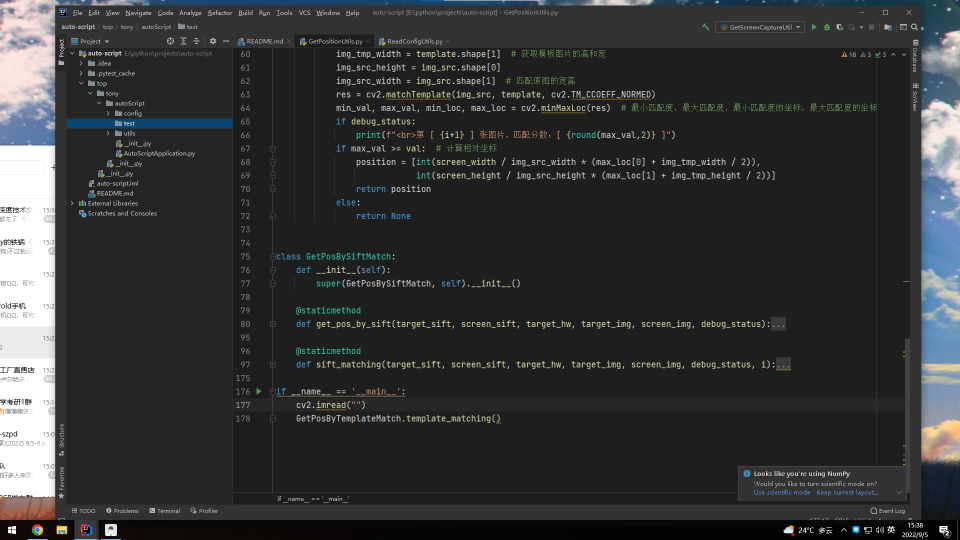
#> input picture image/capture.png, 1920 x 1080 px, found by its file name (shown at 1/2 size)
$ python GetPositionUtils.py
#> lines starting #> are read from the running program, lines starting #| are printed output that depends on the picture
### utils/ImageProcessUtils.py
# -*- coding: utf-8 -*-
# @Link    : https://github.com/aicezam/SmartOnmyoji
# @Version : Python3.7.6
# @MIT License Copyright (c) 2022 ACE

from os.path import abspath, dirname
import cv2


class ImgProcess:
    """图像处理，传入的图片格式必须是cv2的格式"""

    def __init__(self):
        super(ImgProcess, self).__init__()

    # [8 lines left out: function save_img, not called in this run]

    @staticmethod
    def show_img(img):
        """查看内存中cv2格式的图片"""
        if img is None:
            print("<br>未获取到需要显示的图片！")
        else:
            cv2.namedWindow('scr_img')  # 命名窗口
            cv2.imshow("scr_img", img)  # 显示
            cv2.waitKey(0)
            cv2.destroyAllWindows()

    # [27 lines left out: functions draw_pos_in_img, img_compress, not called in this run]

    @staticmethod
    def get_sift(img):
        """
        :param img: 传入cv2格式的图片，获取特征点信息
        :return: 返回特征点信息
        """
        # 初始化SIFT探测器
        sift = cv2.SIFT_create()
        # cv.xfeatures2d.BEBLID_create(0.75)  # 已过时用法
        kp, des = sift.detectAndCompute(img, None)
        img_sift = [kp, des]
        return img_sift

### utils/GetPositionUtils.py
# -*- coding: utf-8 -*-
# @Link    : https://github.com/aicezam/SmartOnmyoji
# @Version : Python3.7.6
# @MIT License Copyright (c) 2022 ACE

import cv2
from numpy import int32, float32

from utils.ImageProcessUtils import ImgProcess

# rc = ReadConfigFile()
# other_setting = rc.read_config_other_setting()


class GetPosByTemplateMatch:
    def __init__(self):
        super(GetPosByTemplateMatch, self).__init__()

    # [52 lines left out: functions get_pos_by_template, template_matching, not called in this run]


class GetPosBySiftMatch:
    def __init__(self):
        super(GetPosBySiftMatch, self).__init__()

    # [16 lines left out: function get_pos_by_sift, not called in this run]

    @staticmethod
    def sift_matching(target_sift, screen_sift, target_hw, target_img, screen_img, debug_status, i):
        """
        特征点匹配，准确度不好说，用起来有点难受，不是那么准确（比如有两个按钮的情况下），但是待检测的目标图片不受缩放、旋转的影响
        :param target_sift: 目标的特征点信息
        :param screen_sift: 截图的特征点信息
        :param target_hw: 目标的高和宽
        :param target_img: cv2格式的目标图片
        :param screen_img: cv2格式的原图
        :param debug_status: 调试模式
        :param i: 第几次匹配
        :return: 返回坐标(x,y) 与opencv坐标系对应
        """
        # 利用创建好的特征点检测器去检测两幅图像的特征关键点，
        # 其中kp含有角度、关键点坐标等多个信息，具体怎么提取出坐标点的坐标不清楚，
        # des是特征描述符，每一个特征点对应了一个特征描述符，由一维特征向量构成
        kp1 = target_sift[0]
        des1 = target_sift[1]
        kp2 = screen_sift[0]
        des2 = screen_sift[1]
        min_match_count = 10  # 匹配到的角点数量大于这个数值即匹配成功
        flann_index_kdtree = 0  # 设置Flann参数，这里是为了下一步匹配做准备
        index_params = dict(algorithm=flann_index_kdtree, trees=4)  # 指定匹配的算法和kd树的层数
        search_params = dict(checks=50)  # 指定返回的个数

        # 根据设置的参数创建特征匹配器
        flann = cv2.FlannBasedMatcher(index_params, search_params)

        # 利用创建好的特征匹配器利用k近邻算法来用模板的特征描述符去匹配图像的特征描述符，k指的是返回前k个最匹配的特征区域
        # 返回的是最匹配的两个特征点的信息，返回的类型是一个列表，列表元素的类型是Dmatch数据类型，具体是什么我也不知道
        matches = flann.knnMatch(des1, des2, k=2)

        # 设置好初始匹配值，用来存放特征点
        good = []
        for m, n in matches:
            '''
            比较最近邻距离与次近邻距离的SIFT匹配方式：
            取一幅图像中的一个SIFT关键点，并找出其与另一幅图像中欧式距离最近的前两个关键点，在这两个关键点中，如果最近的距离除以次近的距离得到的比率ratio
            少于某个阈值T，则接受这一对匹配点。因为对于错误匹配，由于特征空间的高维性，相似的距离可能有大量其他的错误匹配，从而它的ratio值比较高。
            显然降低这个比例阈值T，SIFT匹配点数目会减少，但更加稳定，反之亦然。Lowe推荐ratio的阈值为0.8，但作者对大量任意存在尺度、旋转和亮度变化的两幅图片进行匹配，
            结果表明ratio取值在0. 4~0. 6 之间最佳，小于0.4的很少有匹配点，大于0. 6的则存在大量错误匹配点，所以建议ratio的取值原则如下:
            ratio=0. 4：对于准确度要求高的匹配；
            ratio=0. 6：对于匹配点数目要求比较多的匹配；
            ratio=0. 5：一般情况。
            '''
            if m.distance < 0.6 * n.distance:  # m表示大图像上最匹配点的距离，n表示次匹配点的距离，若比值小于0.5则舍弃
                good.append(m)
        if debug_status:
            print(f"<br>第 [ {i+1} ] 张图片，匹配角点数量：[ {len(good)} ] ,目标数量：[ {min_match_count} ]")
        if len(good) > min_match_count:
            src_pts = float32([kp1[m.queryIdx].pt for m in good]).reshape(-1, 1, 2)
            dst_pts = float32([kp2[m.trainIdx].pt for m in good]).reshape(-1, 1, 2)
            m, mask = cv2.findHomography(src_pts, dst_pts, cv2.RANSAC, 5.0)

            # 绘制匹配成功的连线
            if debug_status:
                # if other_setting[5]:
                matches_mask = mask.ravel().tolist()  # ravel方法将数据降维处理，最后并转换成列表格式
                draw_params = dict(matchColor=(0, 255, 0),  # draw matches in green color
                                   singlePointColor=None,
                                   matchesMask=matches_mask,  # draw only inliers
                                   flags=2)
                img3 = cv2.drawMatches(target_img, kp1, screen_img, kp2, good, None, **draw_params)  # 生成cv2格式图片
                img3 = cv2.cvtColor(img3, cv2.COLOR_BGR2RGB)  # 转RGB
                ImgProcess.show_img(img3)  # 测试显示

            # 计算中心坐标
            h, w = target_hw
            pts = float32([[0, 0], [0, h - 1], [w - 1, h - 1], [w - 1, 0]]).reshape(-1, 1, 2)
            if m is not None:
                dst = cv2.perspectiveTransform(pts, m)
                arr = int32(dst)
                pos_arr = arr[0] + (arr[2] - arr[0]) // 2
                pos = (int(pos_arr[0][0]), int(pos_arr[0][1]))
                return pos
            else:
                return None
        else:
            return None

if __name__ == '__main__':
    cap = cv2.imread(r"E:\python\projects\auto-script\top\tony\autoScript\test\capture.png")
#> cap is the input picture: shape (1080, 1920, 3); mean B, G, R 52.8, 52, 50.8
    temp = cv2.imread(r"E:\python\projects\auto-script\top\tony\autoScript\test\template.png")
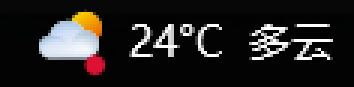
#> input picture image/template.png, 118 x 29 px, found by its file name (shown 3 times larger)
#> temp is the input picture: shape (29, 118, 3); mean B, G, R 32.8, 34, 36.3
    img_src_height = cap.shape[0]
#> img_src_height = 1080
    img_src_width = cap.shape[1]  # 匹配原图的宽高
#> img_src_width = 1920
    # print(GetPosByTemplateMatch.template_matching(cap, temp, img_src_width, img_src_height, 0.7, True, 1))

    cap = cv2.cvtColor(cap, cv2.COLOR_BGR2GRAY)
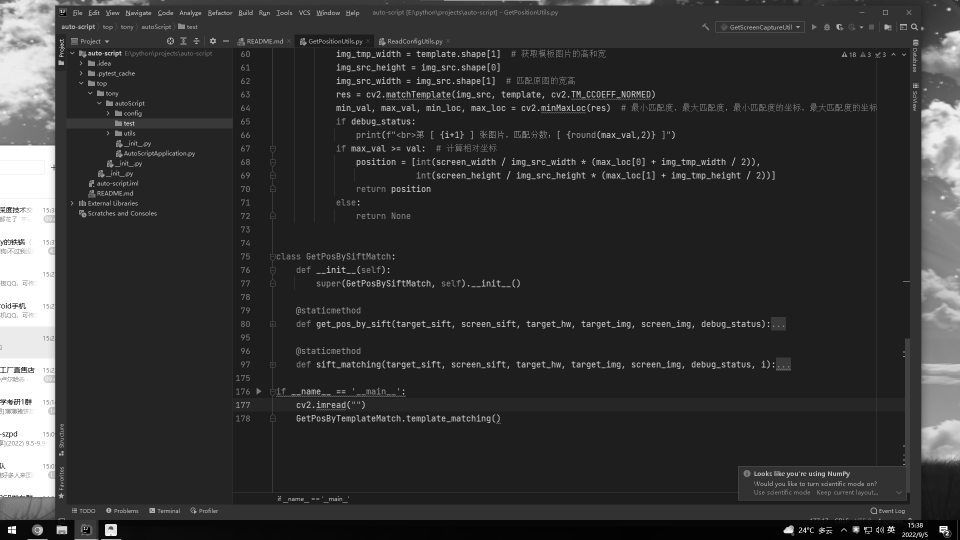
#> cap: shape (1080, 1920) (shown at 1/2 size); min 0, max 255, mean 51.7
    temp = cv2.cvtColor(temp, cv2.COLOR_BGR2GRAY)
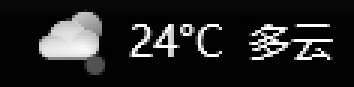
#> temp: shape (29, 118) (shown 3 times larger); min 2, max 255, mean 34.6
    cap1 = ImgProcess.get_sift(cap)
#> in get_sift, `kp, des = sift.detectAndCompute(img, None)`: kp = 4894 keypoints; strongest (x, y, size): (1780, 1059, 1.8), (1785, 1059, 1.8), (1578, 1060, 10.8), (25, 1060, 11.2)
#> cap1 = 2 items
    temp1 = ImgProcess.get_sift(temp)
#> in get_sift (call 2), `kp, des = sift.detectAndCompute(img, None)`: kp = 14 keypoints; strongest (x, y, size): (24, 13, 10.4), (57, 15, 2.2), (62, 10, 3.1), (20, 9, 3.4)
#> temp1 = 2 items
    GetPosBySiftMatch.sift_matching(temp1, cap1, (img_src_height, img_src_width), temp, cap, True, 1)
#> in sift_matching, `kp1 = target_sift[0]`: kp1 has the same summary as kp in get_sift
#> in sift_matching, `kp2 = screen_sift[0]`: kp2 = 4894 keypoints; strongest (x, y, size): (1780, 1059, 1.8), (1785, 1059, 1.8), (1578, 1060, 10.8), (25, 1060, 11.2)
#> in sift_matching, `matches = flann.knnMatch(des1, des2, k=2)`: matches = 14 matches
#> the loop in sift_matching, `for m, n in matches:` made 14 passes
#> after the loop in sift_matching, `for m, n in matches:`: good = 11 matches
#| <br>第 [ 2 ] 张图片，匹配角点数量：[ 11 ] ,目标数量：[ 10 ]
#> in sift_matching, `src_pts = float32([kp1[m.queryIdx].pt for m in good]).reshape(-1, 1, 2)`: src_pts = [[19.72, 9.4], [22.28, 5.37], [25.78, 21.19], [32.04, 22.62], [32.04, 22.62], [56.83, 15.42], [56.83, 15.42], [61.7, 14.55], [61.7, 14.55], [62.04, 9.53], [62.04, 9.53]]
#> in sift_matching, `dst_pts = float32([kp2[m.trainIdx].pt for m in good]).reshape(-1, 1, 2)`: dst_pts = [[1573.7, 1056.4], [1576.3, 1052.4], [1579.8, 1068.2], [1586, 1069.6], [1586, 1069.6], [1610.8, 1062.4], [1610.8, 1062.4], [1615.7, 1061.6], [1615.7, 1061.6], [1616, 1056.5], [1616, 1056.5]]
#> in sift_matching, `m, mask = cv2.findHomography(src_pts, dst_pts, cv2.RANSAC, 5.0)`: m = [[1.01, 0.0178, 1554], [0.00517, 1.01, 1047], [5.01e-06, 1.09e-05, 1]]; mask = [1, 1, 1, 1, 1, 1, 1, 1, 1, 1, 1]
#> in sift_matching, `draw_params = dict(matchColor=(0, 255, 0),`: draw_params = 4 items
#> in sift_matching, `img3 = cv2.drawMatches(target_img, kp1, screen_img, kp2, good, None, *..`:
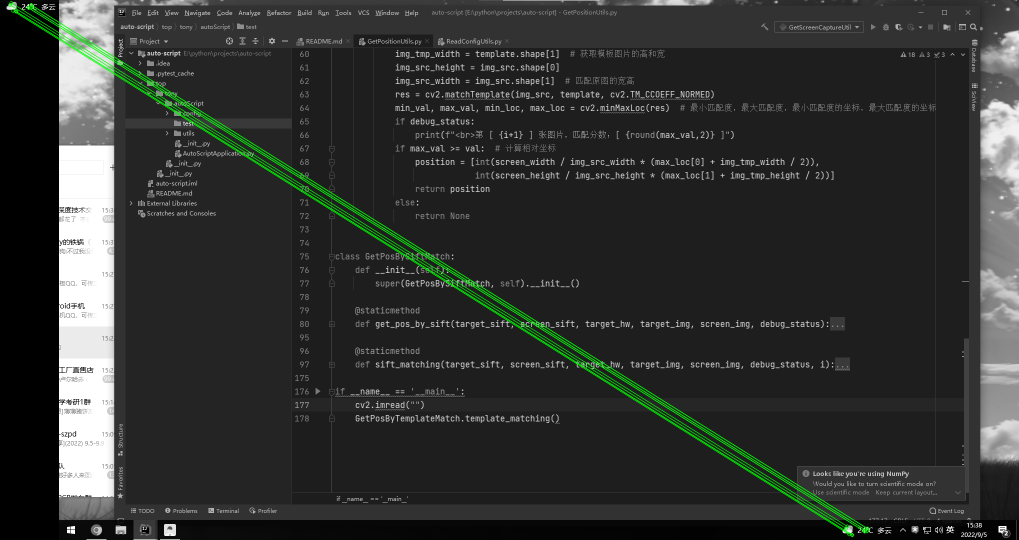
#> img3: shape (1080, 2038, 3) (shown at 1/2 size); mean of channels 0, 1, 2 48.3, 50.7, 48.3; drawn as B, G, R
#> in sift_matching, `dst = cv2.perspectiveTransform(pts, m)`: dst = [[1554, 1047], [1554.9, 2112.9], [3434.9, 2102.7], [3455.9, 1046.9]]
#> in sift_matching, `arr = int32(dst)`: arr = [[1553, 1047], [1554, 2112], [3434, 2102], [3455, 1046]]
#> in sift_matching, `pos_arr = arr[0] + (arr[2] - arr[0]) // 2`: pos_arr = [[2493, 1574]]
#> in sift_matching, `pos = (int(pos_arr[0][0]), int(pos_arr[0][1]))`: pos = (2493, 1574)
